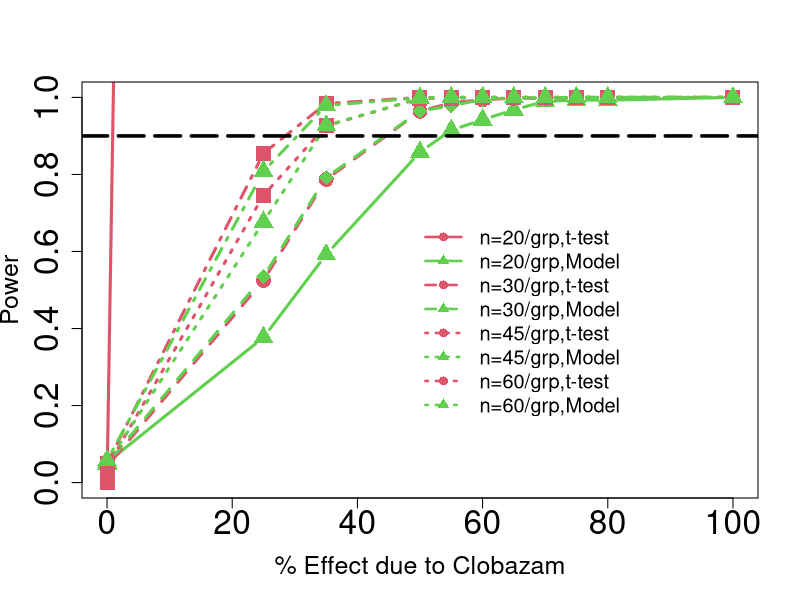

The R source for this figure:

esize<-c(0,25,35,50,55,60,65,70,75,80,100)
power<-data.frame(xaxis = c(0,25,35,50,55,60,65,70,75,80,100),
                  t1=c(0.052,0.377,0.592,0.858,0.915,0.942,0.968,0.990,0.993,0.993,1),
                  s1=c(0.042,0.525,0.787,0.964,0.986,0.994,0.998,0.998,1,1,1),
                  t2=c(0.049,0.535,0.792,0.965,0.978,0.995,0.999,0.999,1,1,1),
                  s2=c(0.040,0.746,0.926,0.997,0.998,1,1,1,1,1,1),
                  t3=c(0.049,0.677,0.927,0.998,1,1,1,1,1,1,1),
                  s3=c(0.049,0.855,0.984,1,1,1,1,1,1,1,1),
                  t4=c(0.057,0.808,0.979,0.999,1,1,1,1,1,1,1),
                  s4=c(0.061,0.951,0.995,1,1,1,1,1,1,1,1))


head(power)
par(mfrow=c(1,1))
matplot(esize,power[,1:8],cex=2.0,cex.lab=1.5,cex.axis=2.0,type="b",lty = c(1,1,2,2,3,3,4,4),
        col=c(2,3,2,3,2,3,2,3),lwd=3.0,xlab="% Effect due to Clobazam",ylab="Power",pch=c(15,17,16,18,15,17,15,17),
        xlim=c(0,100),ylim=c(0,1))
legend(50,0.7, legend=(c("n=20/grp,t-test","n=20/grp,Model","n=30/grp,t-test","n=30/grp,Model","n=45/grp,t-test",
                         "n=45/grp,Model","n=60/grp,t-test","n=60/grp,Model")),lty = c(1,1,2,2,3,3,4,4),col=c(2,3,2,3,2,3,2,3),
       bty="n",cex=1.2,
       lwd=2.5,pch=c(16,17,16,17,16,17,16,17))
abline(h=0.9, lty=5, lwd=3.5)


